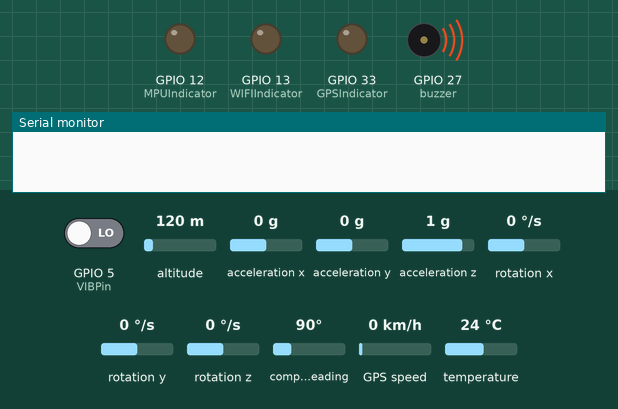
Bench run of a sketch on a simulated ESP32. Parts: output pins drawn as LEDs (lit = HIGH), buzzer (waves = sounding, pin HIGH), the last lines printed to the serial monitor. The test bench sets the inputs (shaded band); at power-on: GPIO 5 (VIBPin) LOW, altitude 120 m, acceleration x 0 g, acceleration y 0 g, acceleration z 1 g, rotation x 0 °/s, rotation y 0 °/s, rotation z 0 °/s, compass heading 90°, GPS speed 0 km/h, temperature 24 °C. WiFi joins after 1.5 s; servers stay silent unless stated; uploads are accepted with an empty reply; the GPS gets a fix after 3 s at 37.7749, -122.4194 with 8 satellites; pins used as bus, display or sensor lines are not drawn.

Above: at 0.1 s.
At 1.1 s:
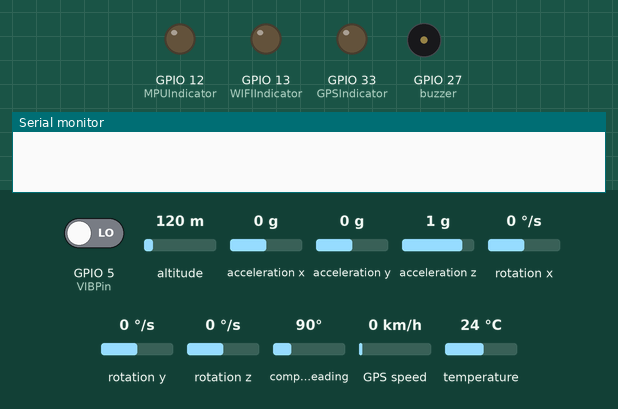
At 4.2 s:
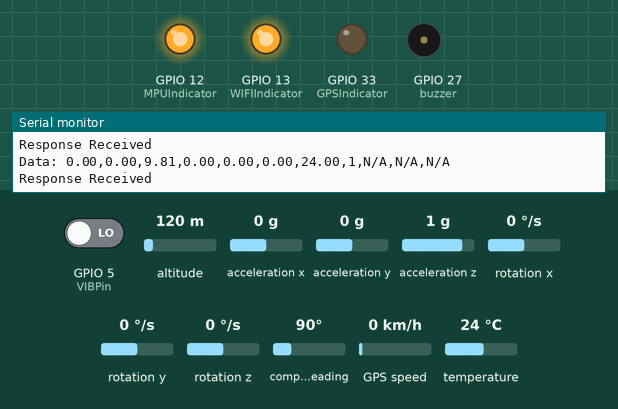
4.3 s: GPIO 5 (VIBPin) driven HIGH
Timing chart, 0 to 7.3 s (numbered marks = the images above; inputs shaded):
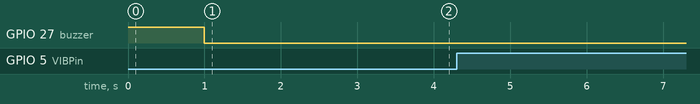

The sketch:

Vehicle_Anomaly_detector.ino
```cpp
#include <Adafruit_MPU6050.h>
#include <TinyGPSPlus.h>
#include <HardwareSerial.h>
#include <WiFi.h>
#include <HTTPClient.h>
#include <WiFiClientSecure.h>
#include <SD.h>
#include <SPI.h>

Adafruit_MPU6050 mpu;
TinyGPSPlus gps;
HardwareSerial hardwareSerial(1);  // GPS Serial

// Pin Configurations
const int MPUIndicator = 12, WIFIIndicator = 13, GPSIndicator = 33, PowerIndicator = 32, buzzer = 27;
const byte VIBPin = 5, GPSRX = 16, GPSTX = 17, SD_CS = 14;


// WiFi and Server Details
 const char* ssid = "MTN_4G_325845"; //choose your wireless ssid
const char* password =  "CF9675A7"; //put your wireless password here.
const char* serverURL = "https://anomaly-detection-9fml.onrender.com/log";
const char* rootCACertificate= \
  "-----BEGIN CERTIFICATE-----\n" \
"MIICCTCCAY6gAwIBAgINAgPlwGjvYxqccpBQUjAKBggqhkjOPQQDAzBHMQswCQYD\n" \
"VQQGEwJVUzEiMCAGA1UEChMZR29vZ2xlIFRydXN0IFNlcnZpY2VzIExMQzEUMBIG\n" \
"A1UEAxMLR1RTIFJvb3QgUjQwHhcNMTYwNjIyMDAwMDAwWhcNMzYwNjIyMDAwMDAw\n" \
"WjBHMQswCQYDVQQGEwJVUzEiMCAGA1UEChMZR29vZ2xlIFRydXN0IFNlcnZpY2Vz\n" \
"IExMQzEUMBIGA1UEAxMLR1RTIFJvb3QgUjQwdjAQBgcqhkjOPQIBBgUrgQQAIgNi\n" \
"AATzdHOnaItgrkO4NcWBMHtLSZ37wWHO5t5GvWvVYRg1rkDdc/eJkTBa6zzuhXyi\n" \
"QHY7qca4R9gq55KRanPpsXI5nymfopjTX15YhmUPoYRlBtHci8nHc8iMai/lxKvR\n" \
"HYqjQjBAMA4GA1UdDwEB/wQEAwIBhjAPBgNVHRMBAf8EBTADAQH/MB0GA1UdDgQW\n" \
"BBSATNbrdP9JNqPV2Py1PsVq8JQdjDAKBggqhkjOPQQDAwNpADBmAjEA6ED/g94D\n" \
"9J+uHXqnLrmvT/aDHQ4thQEd0dlq7A/Cr8deVl5c1RxYIigL9zC2L7F8AjEA8GE8\n" \
"p/SgguMh1YQdc4acLa/KNJvxn7kjNuK8YAOdgLOaVsjh4rsUecrNIdSUtUlD\n" \
"-----END CERTIFICATE-----\n";

// Objects for secure HTTP and SD Client
WiFiClientSecure client;
HTTPClient https;

void setup() {
  Serial.begin(115200);
  hardwareSerial.begin(9600, SERIAL_8N1, GPSRX, GPSTX);
  pinMode(MPUIndicator, OUTPUT);
  pinMode(GPSIndicator, OUTPUT);
  pinMode(WIFIIndicator, OUTPUT);
  pinMode(PowerIndicator, OUTPUT);
  pinMode(buzzer, OUTPUT);
  pinMode(SD_CS, OUTPUT);
  pinMode(VIBPin, INPUT);

  digitalWrite(buzzer, HIGH);
  delay(1000);
  digitalWrite(buzzer, LOW);

  connectWiFi();
  setupMPU();
//  if (!SD.begin(SD_CS)) {
//    Serial.println("SD card initialization failed!");
//    while (1);
//  }


  Serial.println("Setup complete");
  digitalWrite(PowerIndicator, HIGH);
}

void loop() {
  digitalWrite(PowerIndicator, HIGH);
  String data = getData();
  if (!sendData(data)) {
    //saveToSD(data);
    Serial.println("No SD Card");
  }
  delay(500);
}

// Gather data from sensors
String getData() {
  sensors_event_t a, g, temp;
  mpu.getEvent(&a, &g, &temp);

  String data = String(a.acceleration.x) + "," + String(a.acceleration.y) + "," + String(a.acceleration.z) + ",";
  data += String(g.gyro.x) + "," + String(g.gyro.y) + "," + String(g.gyro.z) + ",";
  data += String(temp.temperature) + "," + String(!digitalRead(VIBPin)) + ",";

  if (!digitalRead(VIBPin) == 0)Serial.println("Vibration Detected");

  if (hardwareSerial.available() > 0) gps.encode(hardwareSerial.read());

  if (gps.location.isValid()) {
    data += String(gps.location.lat(), 6) + "," + String(gps.location.lng(), 6) + ",";
    digitalWrite(GPSIndicator, HIGH);
  } else {
    data += "N/A,N/A,";
    digitalWrite(GPSIndicator, LOW);
  }

  if (gps.date.isValid() && gps.time.isValid()) {
    data += String(gps.date.year()) + "-" + String(gps.date.month()) + "-" + String(gps.date.day()) + " ";
    data += String(gps.time.hour()) + ":" + String(gps.time.minute()) + ":" + String(gps.time.second());
    digitalWrite(GPSIndicator, HIGH);
  } else {
    data += "N/A";
    digitalWrite(GPSIndicator, LOW);
  }

  Serial.println("Data: " + data);
  return data;
}

// Send data via HTTPS
bool sendData(String data) {
  if (WiFi.status() != WL_CONNECTED) return false;
  digitalWrite(WIFIIndicator, HIGH);

  client.setCACert(rootCACertificate);
  https.begin(client, serverURL);
  https.addHeader("Content-Type", "application/x-www-form-urlencoded");
  int responseCode = https.POST("data=" + data);

  if (responseCode > 0) {
    Serial.println("Response Received");
    https.end();
    return true;
  } else {
    Serial.println("Failed to send, response: " + String(responseCode));
    https.end();
    return false;
  }
}

// Backup data to SD card if unable to send
void saveToSD(String data) {
  File file = SD.open("/data_backup.csv", FILE_APPEND);
  if (file) {
    file.println(data);
    file.close();
    Serial.println("Data saved to SD card.");
  } else {
    Serial.println("Error writing to SD card.");
  }
}

// WiFi Connection Setup
void connectWiFi() {
  WiFi.begin(ssid, password);
  int retryCount = 0;

  while (WiFi.status() != WL_CONNECTED && retryCount < 5) {
    delay(1000);
    Serial.println("Connecting to WiFi...");
    retryCount++;
  }

  if (WiFi.status() == WL_CONNECTED) {
    Serial.print("Connected with IP: ");
    Serial.println(WiFi.localIP());
    digitalWrite(WIFIIndicator, HIGH);
  } else {
    Serial.println("WiFi connection failed");
    digitalWrite(WIFIIndicator, LOW);
  }
}

// MPU6050 Sensor Initialization
void setupMPU() {
  if (!mpu.begin()) {
    Serial.println("MPU6050 not found");
    digitalWrite(MPUIndicator, LOW);
    while (1);
  }
  mpu.setAccelerometerRange(MPU6050_RANGE_2_G);
  mpu.setGyroRange(MPU6050_RANGE_250_DEG);
  Serial.println("MPU6050 initialized");
  digitalWrite(MPUIndicator, HIGH);
}
```
